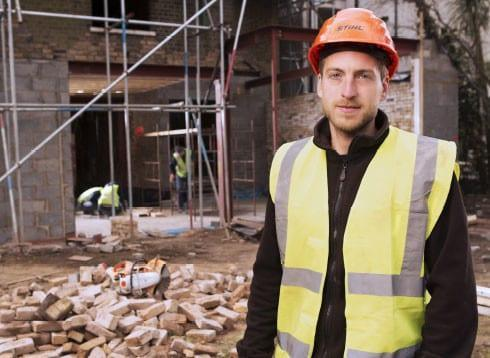
#> input picture data/images/gelistirme/G_1.jpg, 490 x 358 px; its folder holds only this picture in this run
$ python -i edge.py   (imports and definitions only)   (older library calls are emulated)
#> lines starting #> are read from the running program, lines starting #| are printed output that depends on the picture; after the words box and inside, x2 and y2 are one past the last pixel; in counts of white or black regions, pixels touching at a corner belong together
#> further down, picture is the input picture: shape (358, 490, 3); mean B, G, R 91.2, 104.1, 121.2
"""Paket C — 6a: Sobel ve Canny ile şerit kanıtı.

Canny TÜM görüntüde hesaplanır, kenar pikselleri gövde kutusunda sayılır
(kırpıntıda hesaplanırsa kırpma sınırı sahte kenar verir).
Yatay bir şerit y yönünde yoğunluk değiştirir, bu yüzden Gy (Sobel y) güçlü yanıt verir.
"""
import cv2
import numpy as np
import pandas as pd

from common import RES, check_ids_allowed, ensure_dirs, entries, load_img, show


def gradients(img, canny=(50, 150), ksize=3):
#> called with canny = (50, 150), ksize = 3
    gray = cv2.cvtColor(img, cv2.COLOR_BGR2GRAY)
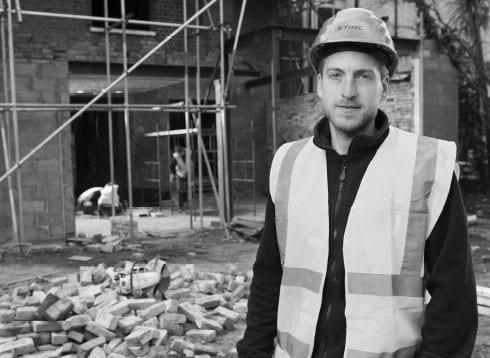
#> gray: shape (358, 490); min 0, max 255, mean 107.8
    gx = cv2.Sobel(gray, cv2.CV_32F, 1, 0, ksize=ksize)
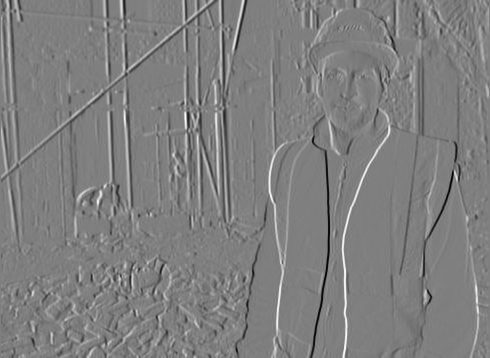
#> gx: shape (358, 490) float32; min -822, max 823, mean -0.2; drawn with min black and max white
    gy = cv2.Sobel(gray, cv2.CV_32F, 0, 1, ksize=ksize)
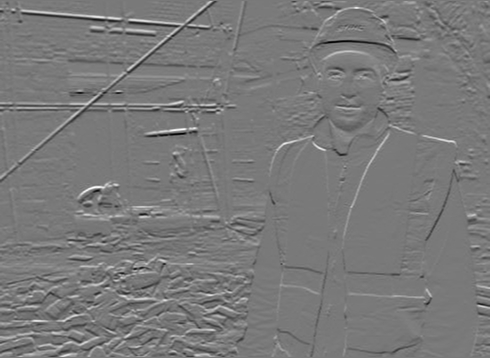
#> gy: shape (358, 490) float32; min -784, max 858, mean 1; drawn with min black and max white
    edges = cv2.Canny(gray, int(canny[0]), int(canny[1]))
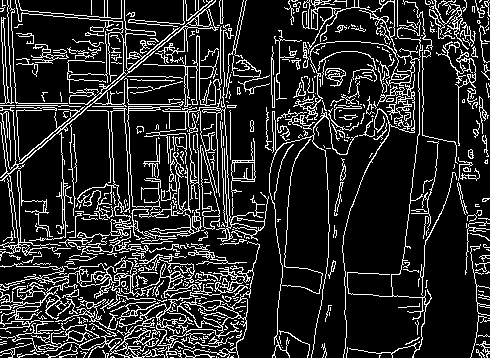
#> edges: shape (358, 490); 16.3% white in thin lines or dots
    return gray, gx, gy, edges


# [32 lines left out: functions edge_stats, run, not called in this run]


def side_by_side(df):
    """6a: yelekli ve yeleksiz kişiler yan yana (ortalama, medyan, sayı)."""
    return df.groupby('yelek')[['canny_orani', 'gy_gx']].agg(['count', 'mean', 'median']).round(3)


# [14 lines left out: function show_sobel, not called in this run]

>>> import cv2
>>> picture = cv2.imread('../data/images/gelistirme/G_1.jpg')
>>> result = gradients(picture)
